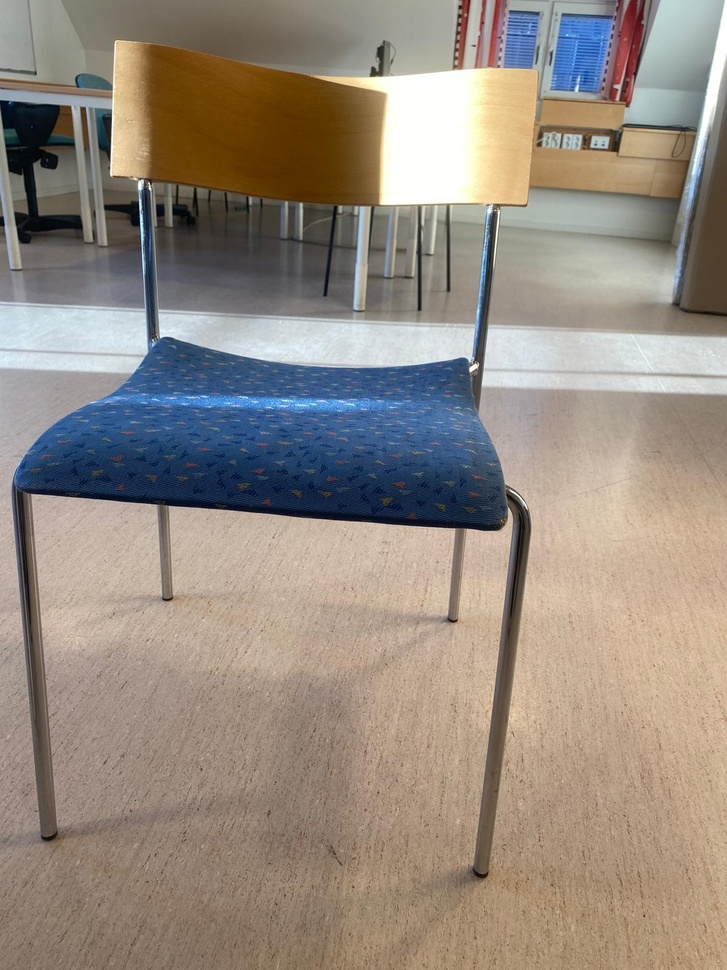
#> input picture week5/images/img2.jpg, 727 x 970 px, shrunk from 1200 x 1600 before the run
$ python task3.py
#> lines starting #> are read from the running program, lines starting #| are printed output that depends on the picture; after the words box and inside, x2 and y2 are one past the last pixel; in counts of white or black regions, pixels touching at a corner belong together
import cv2
import numpy as np
import matplotlib.pyplot as plt

# Load two consecutive images (convert to grayscale)
img1 = cv2.imread("./images/img2.jpg")  # First image
#> img1 is the input picture: shape (970, 727, 3); mean B, G, R 128.2, 138.7, 149.4
img2 = cv2.imread("./images/img1.jpg")  # Second image with object slightly moved
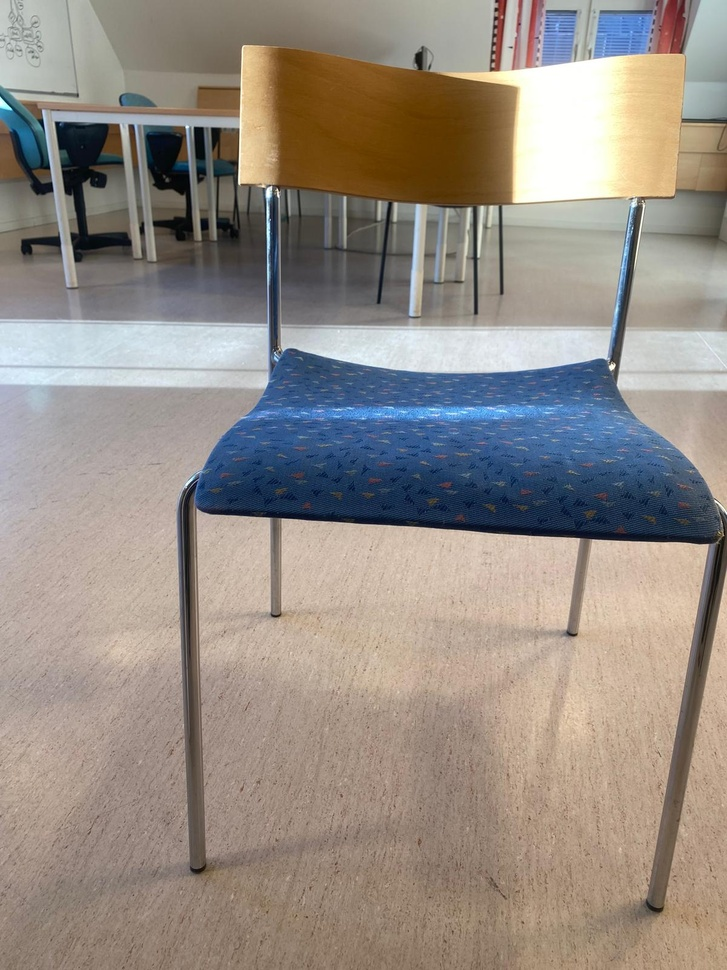
#> input picture week5/images/img1.jpg, 727 x 970 px, shrunk from 1200 x 1600 before the run
#> img2 is the input picture: shape (970, 727, 3); mean B, G, R 132.9, 140.9, 149.6
testImage = img2.copy()
gray1 = cv2.cvtColor(img1, cv2.COLOR_BGR2GRAY)
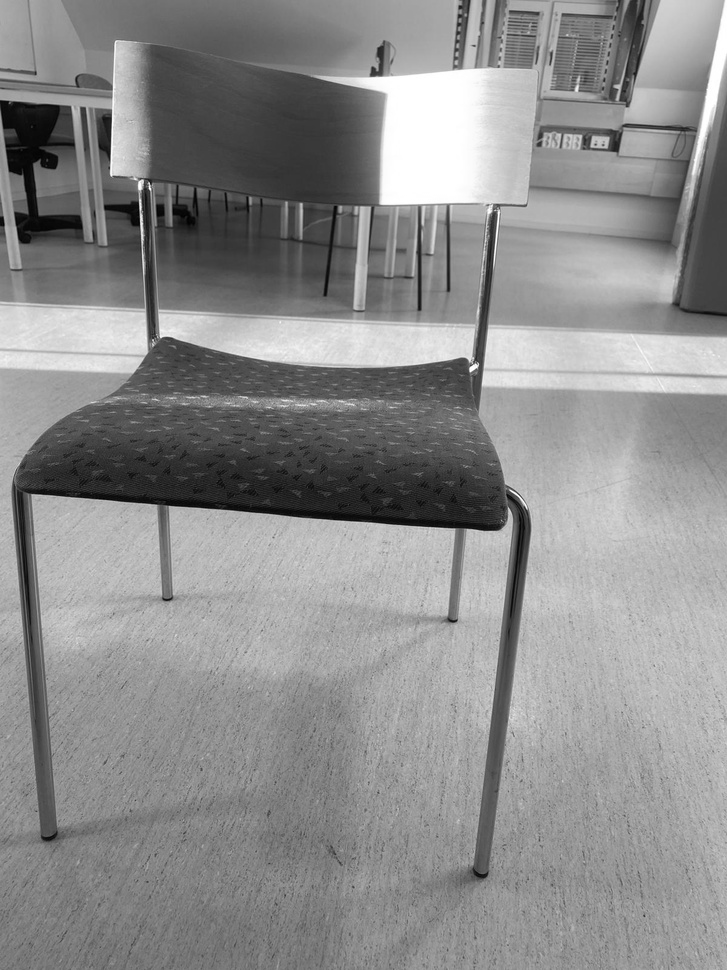
#> gray1: shape (970, 727); min 1, max 255, mean 140.7
gray2 = cv2.cvtColor(img2, cv2.COLOR_BGR2GRAY)
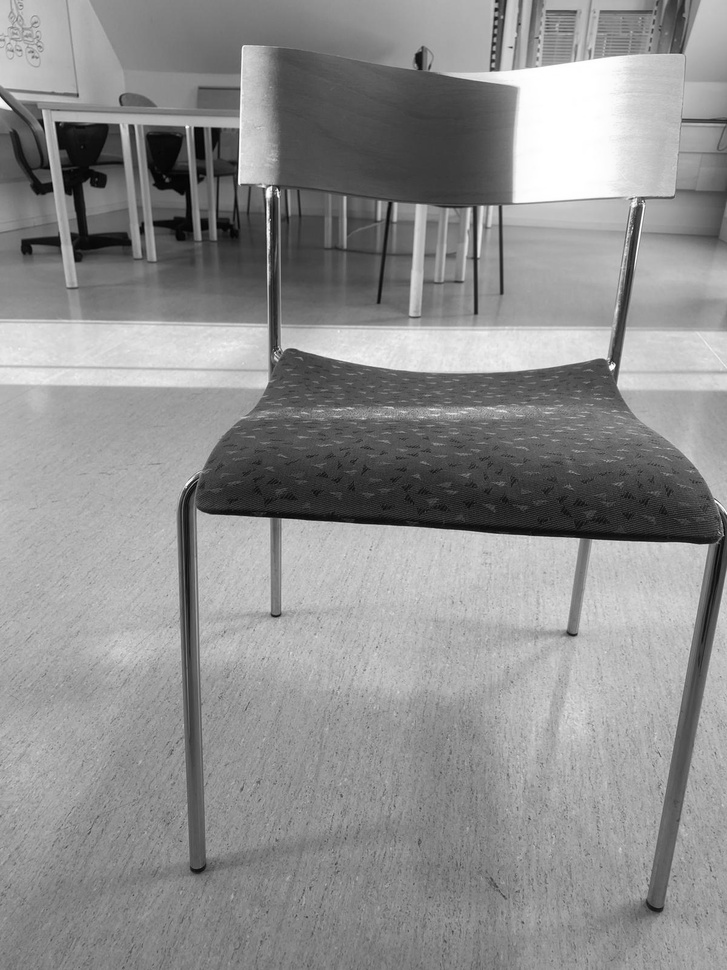
#> gray2: shape (970, 727); min 1, max 255, mean 142.6

# Parameters for Lucas-Kanade optical flow
lk_params = dict(winSize=(21, 21),
                 maxLevel=5,
                 criteria=(cv2.TERM_CRITERIA_EPS | cv2.TERM_CRITERIA_COUNT, 15, 0.01))
# Detect good features
features = cv2.goodFeaturesToTrack(gray1,
                                   maxCorners=500,
                                   qualityLevel=0.2,
                                   minDistance=5,
                                   blockSize=7)
#> features = 136 rows, first 8: [141, 180], [476, 365], [113, 173], [471, 369], [593, 145], [161, 334], [618, 87], [470, 362]

# Compute optical flow using Lucas-Kanade method
new_points, status, error = cv2.calcOpticalFlowPyrLK(gray1, gray2, features, None, **lk_params)
#> new_points = 136 rows, first 8: [269.4, 187], [612.6, 364.9], [241.2, 180.9], [608.1, 368.7], [737.1, 196.5], [283.1, 345.9], [739.3, 202], [606.9, 362.2]; status = 136 values, max 1 at index 0, min 0 at index 4, mean 0.743; error = 136 values, max 84.67 at index 124, min -1.08e+25 at index 6, mean -7.91e+22

# Filter good points
good_old = features[status == 1]
#> good_old = 101 pairs, first value 1 to 612, second value 14 to 875
good_new = new_points[status == 1]
#> good_new = 101 pairs, first value 141.4 to 734.3, second value -6.01 to 863.6

# Visualize the optical flow
for i, (new, old) in enumerate(zip(good_new, good_old)):
    a, b = new.ravel()
    c, d = old.ravel()
    output = cv2.arrowedLine(testImage, (int(c), int(d)), (int(a), int(b)), (0, 255, 0), 2)
#> this loop made 101 passes
#> (a, b, c, d) on passes 1 to 12: (269.4, 187, 141, 180), (612.6, 364.9, 476, 365), (241.2, 180.9, 113, 173), (608.1, 368.7, 471, 369), (283.1, 345.9, 161, 334), (606.9, 362.2, 470, 362), (579, 208.8, 449, 206), (515, 64.61, 372, 73), (639.7, 199.1, 495, 206), (548, 215.3, 419, 207), (718.6, 125.9, 579, 136), (496.1, 206.2, 368, 207)
#> pass 2, `output = cv2.arrowedLine(testImage, (int(c), int(d)), (int(a), int(b))..`:
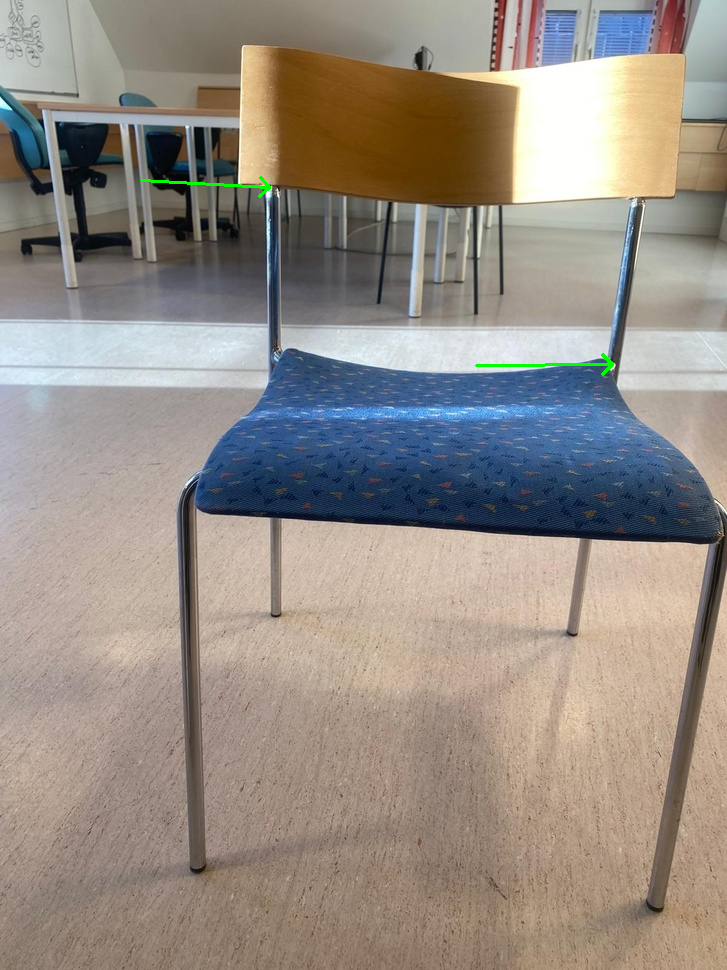
#> output: shape (970, 727, 3); mean B, G, R 132.7, 141, 149.4
#> pass 3, `output = cv2.arrowedLine(testImage, (int(c), int(d)), (int(a), int(b))..`:
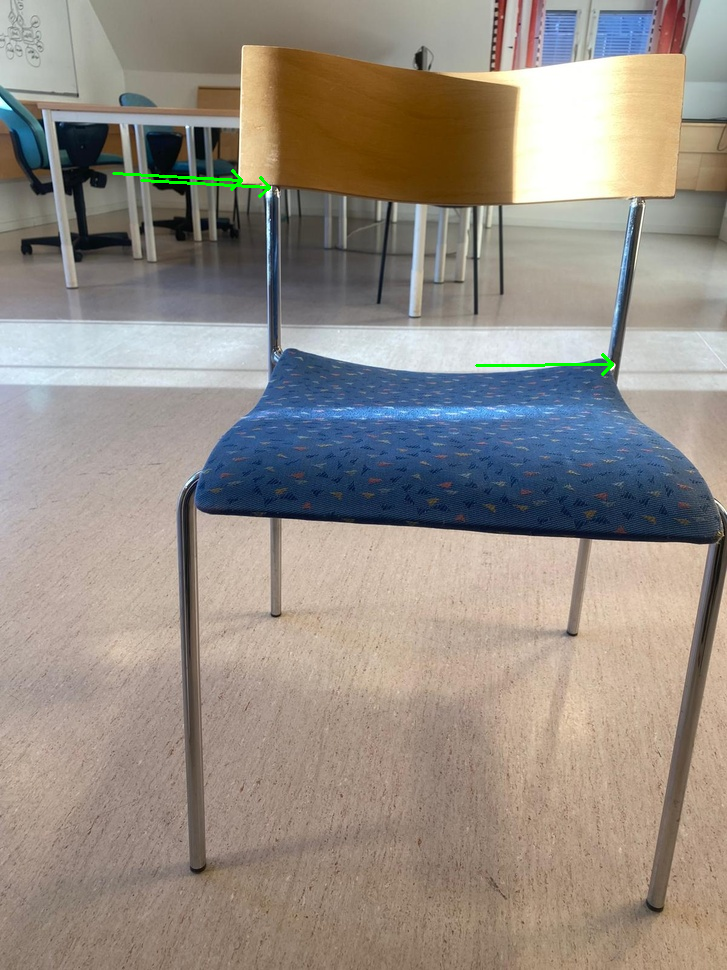
#> output: shape (970, 727, 3); 0.06% of pixels changed, all inside (x1, y1, x2, y2) = (112, 169, 243, 191)
#> after the loop:
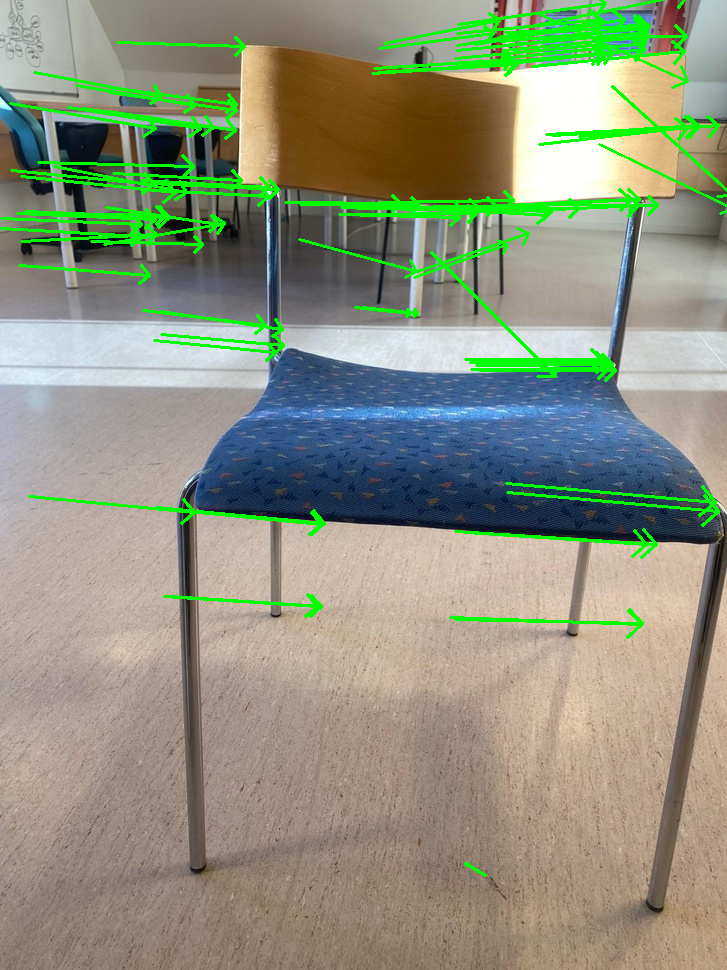
#> testImage: shape (970, 727, 3); 5.31% of pixels changed, all inside (x1, y1, x2, y2) = (0, 0, 727, 877)

# Show the result
fig, axes = plt.subplots(1, 3, figsize=(18, 6))
axes[0].imshow(cv2.cvtColor(img1, cv2.COLOR_BGR2RGB))
axes[0].set_title("Original Image 1")
axes[0].axis('off')

axes[1].imshow(cv2.cvtColor(img2, cv2.COLOR_BGR2RGB))
axes[1].set_title("Original Image 2")
axes[1].axis('off')

axes[2].imshow(cv2.cvtColor(output, cv2.COLOR_BGR2RGB))
axes[2].set_title("Optical Flow Vectors (Lucas-Kanade)")
axes[2].axis('off')

plt.show()
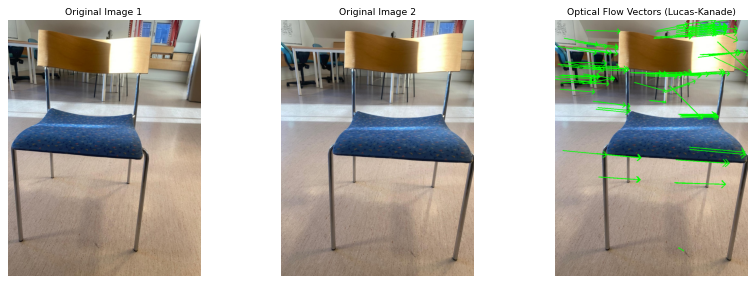
#> figure drawn by matplotlib, 3 panels
